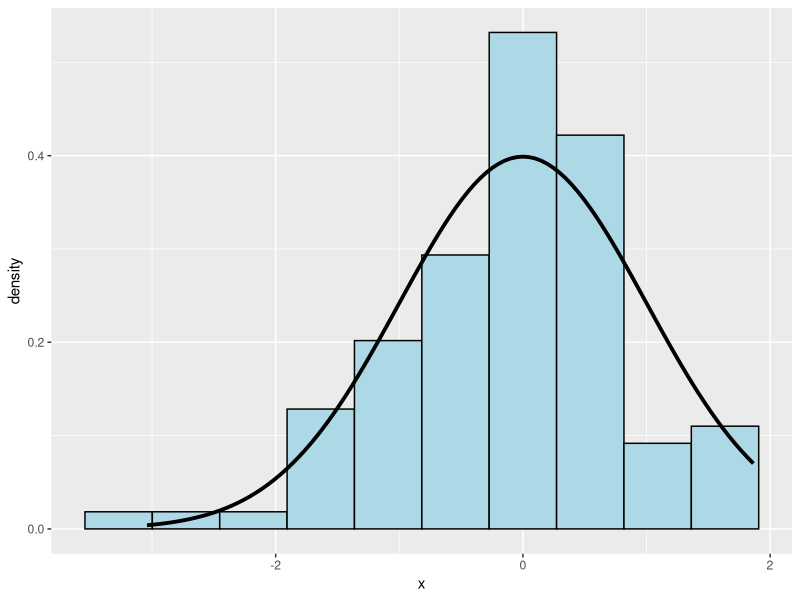

This figure's R source:
## ---- chunk 1
knitr::opts_chunk$set(echo = TRUE)
## ---- chunk 2
library(tidyverse)
1 - pnorm(1)
## ---- chunk 3
qnorm(0.7)
## ---- chunk 4
qexp(0.5, rate=0.5)
## ---- chunk 5
library(ggplot2)
set.seed(99)
x = rnorm(100)
df = data.frame(x=x)
ggplot(df)+
  geom_histogram(aes(x=x, y=after_stat(density)),
                 col='black', fill='lightblue', bins=10)+
  geom_function(fun=dnorm, col='black', linewidth=1.3)
